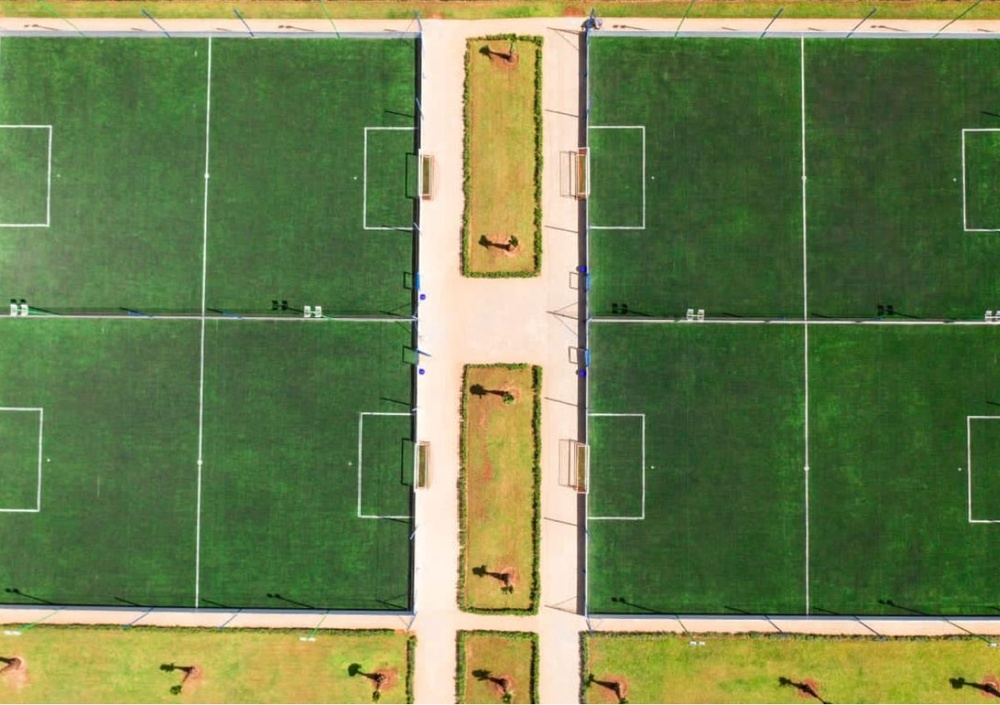
#> input picture Tps/TP8/Part1 Codes tp 8/exercice 2/synthetic.jpg, 1000 x 705 px, shrunk from 1198 x 844 before the run
$ python exo2.py
#> lines starting #> are read from the running program, lines starting #| are printed output that depends on the picture; after the words box and inside, x2 and y2 are one past the last pixel; in counts of white or black regions, pixels touching at a corner belong together
import cv2
import numpy as np
import matplotlib.pyplot as plt

image = cv2.imread("synthetic.jpg")
#> image is the input picture: shape (705, 1000, 3); mean B, G, R 78.4, 127.9, 109.8
gray = cv2.cvtColor(image, cv2.COLOR_BGR2GRAY)
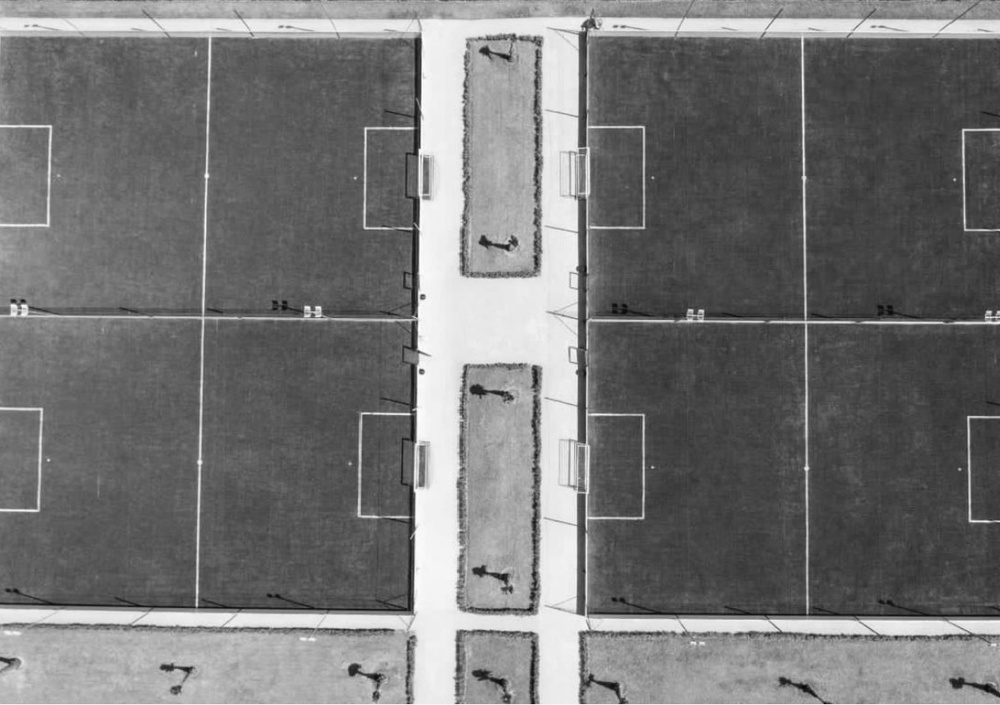
#> gray: shape (705, 1000); min 7, max 255, mean 116.9

gray = np.float32(gray)

corners = cv2.cornerHarris(
    gray,
    blockSize=2,
    ksize=3,
    k=0.04
)
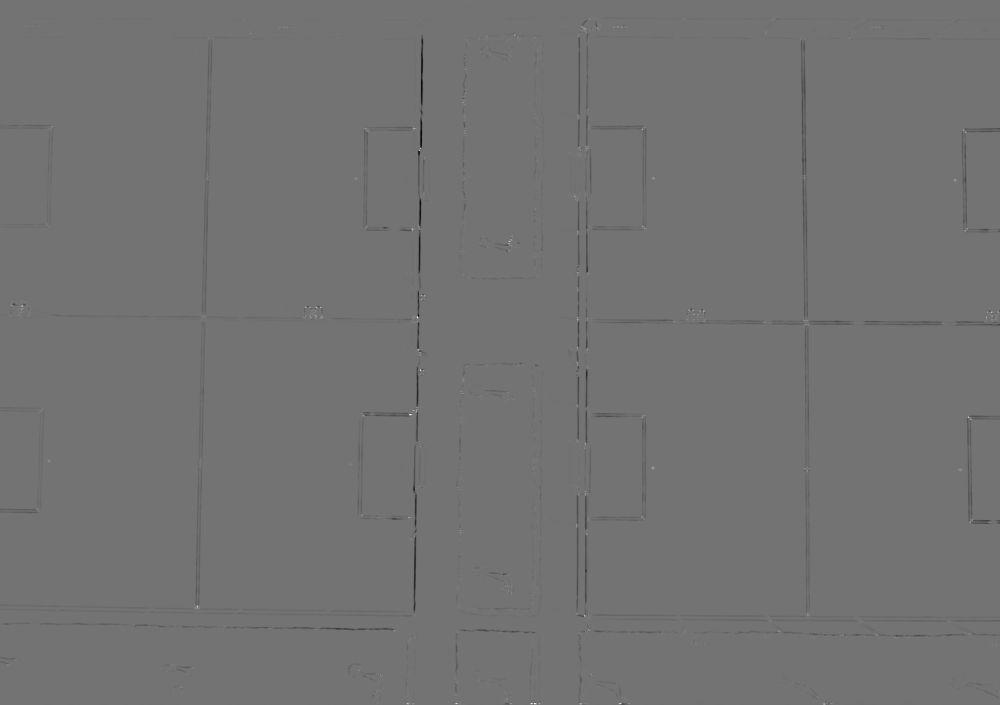
#> corners: shape (705, 1000) float32; min -27059970, max 32620800, mean -109124.6; drawn with min black and max white

corners = cv2.dilate(corners, None)
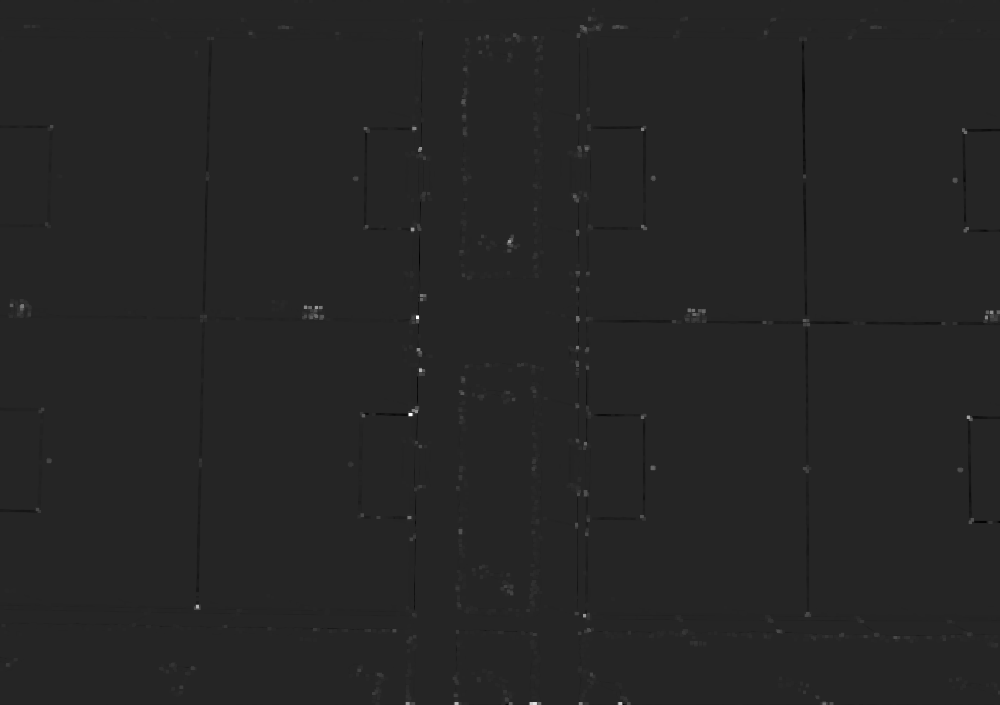
#> corners: shape (705, 1000) float32; min -5538598.5, max 32620800, mean 30749.1; drawn with min black and max white

result = image.copy()

result[corners > 0.01 * corners.max()] = [0, 0, 255]
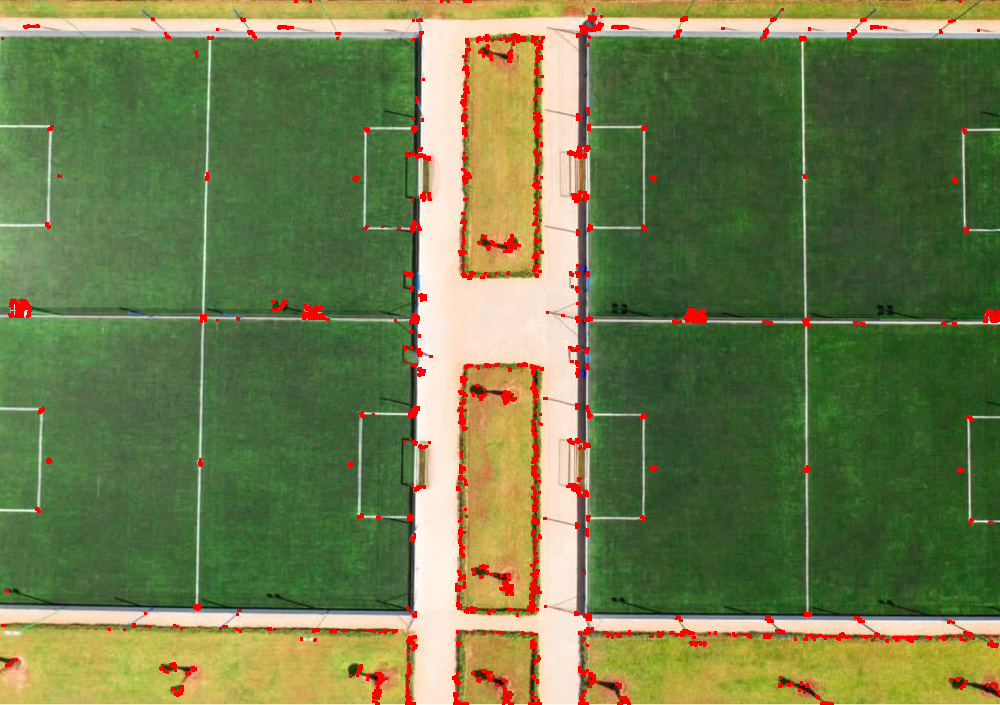
#> result: shape (705, 1000, 3); 2.33% of pixels changed, all inside (x1, y1, x2, y2) = (1, 0, 1000, 705)

plt.imshow(cv2.cvtColor(result, cv2.COLOR_BGR2RGB))
plt.axis("off")
plt.show()
